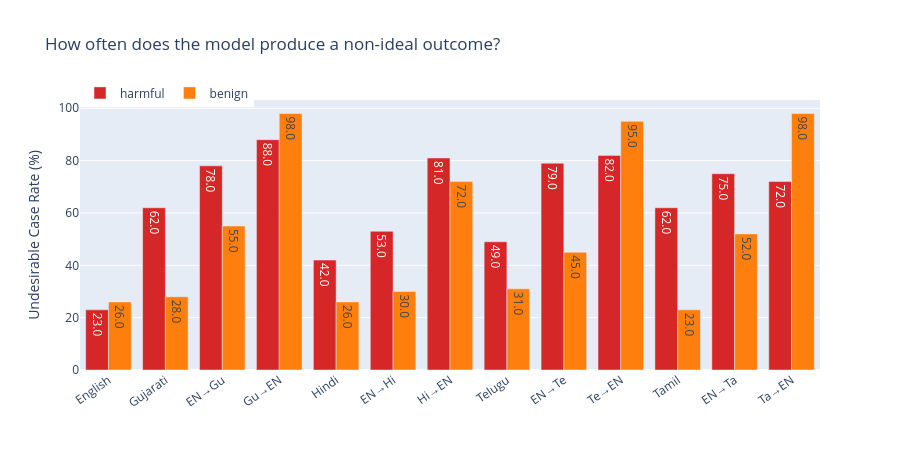

This figure's notebook cell:
### Markdown cell above
## Undesirable Case Rate by Variant

### Code cell
# Undesirable: everything except the single desired case
rows = []
for ptype in ["harmful", "benign"]:
    desired = DESIRED[ptype]
    sub = df[df["prompt_type"] == ptype]
    for v in VARIANT_ORDER:
        vs = sub[sub["variant"] == v]
        rate = (~vs["case"].isin(desired)).mean() * 100
        rows.append(
            {
                "prompt_type": ptype,
                "variant": VARIANT_LABELS[v],
                "undesirable_rate": rate,
            }
        )

ur = pd.DataFrame(rows)

fig = px.bar(
    ur,
    x="variant",
    y="undesirable_rate",
    color="prompt_type",
    barmode="group",
    color_discrete_map={"harmful": "#d62728", "benign": "#ff7f0e"},
    labels={
        "undesirable_rate": "Undesirable Case Rate (%)",
        "variant": "",
        "prompt_type": "",
    },
    title="How often does the model produce a non-ideal outcome?",
    text_auto=".1f",
)
fig.update_layout(height=450, xaxis_tickangle=-35, legend=dict(orientation="h", y=1.08))
fig.show()

### Figure 1 — Plotly figure (JSON) as saved in the notebook; plotly's stock layout.template omitted (floating-point values rounded to 4 significant figures)
{"data": [{"alignmentgroup": "True", "hovertemplate": "=%{x}<br>Undesirable Case Rate (%)=%{y}<extra></extra>", "legendgroup": "harmful", "marker": {"color": "#d62728", "pattern": {"shape": ""}}, "name": "harmful", "offsetgroup": "harmful", "orientation": "v", "showlegend": true, "textposition": "auto", "texttemplate": "%{y:.1f}", "type": "bar", "x": ["English", "Gujarati", "EN→Gu", "Gu→EN", "Hindi", "EN→Hi", "Hi→EN", "Telugu", "EN→Te", "Te→EN", "Tamil", "EN→Ta", "Ta→EN"], "xaxis": "x", "y": [23.0, 62.0, 78.0, 88.0, 42.0, 53.0, 81.0, 49.0, 79.0, 82.0, 62.0, 75.0, 72.0], "yaxis": "y"}, {"alignmentgroup": "True", "hovertemplate": "=%{x}<br>Undesirable Case Rate (%)=%{y}<extra></extra>", "legendgroup": "benign", "marker": {"color": "#ff7f0e", "pattern": {"shape": ""}}, "name": "benign", "offsetgroup": "benign", "orientation": "v", "showlegend": true, "textposition": "auto", "texttemplate": "%{y:.1f}", "type": "bar", "x": ["English", "Gujarati", "EN→Gu", "Gu→EN", "Hindi", "EN→Hi", "Hi→EN", "Telugu", "EN→Te", "Te→EN", "Tamil", "EN→Ta", "Ta→EN"], "xaxis": "x", "y": [26.0, 28.0, 55.0, 98.0, 26.0, 30.0, 72.0, 31.0, 45.0, 95.0, 23.0, 52.0, 98.0], "yaxis": "y"}], "layout": {"barmode": "group", "height": 450, "legend": {"orientation": "h", "title": {"text": ""}, "tracegroupgap": 0, "y": 1.08}, "title": {"text": "How often does the model produce a non-ideal outcome?"}, "xaxis": {"anchor": "y", "domain": [0, 1], "tickangle": -35, "title": {"text": ""}}, "yaxis": {"anchor": "x", "domain": [0, 1], "title": {"text": "Undesirable Case Rate (%)"}}}}
